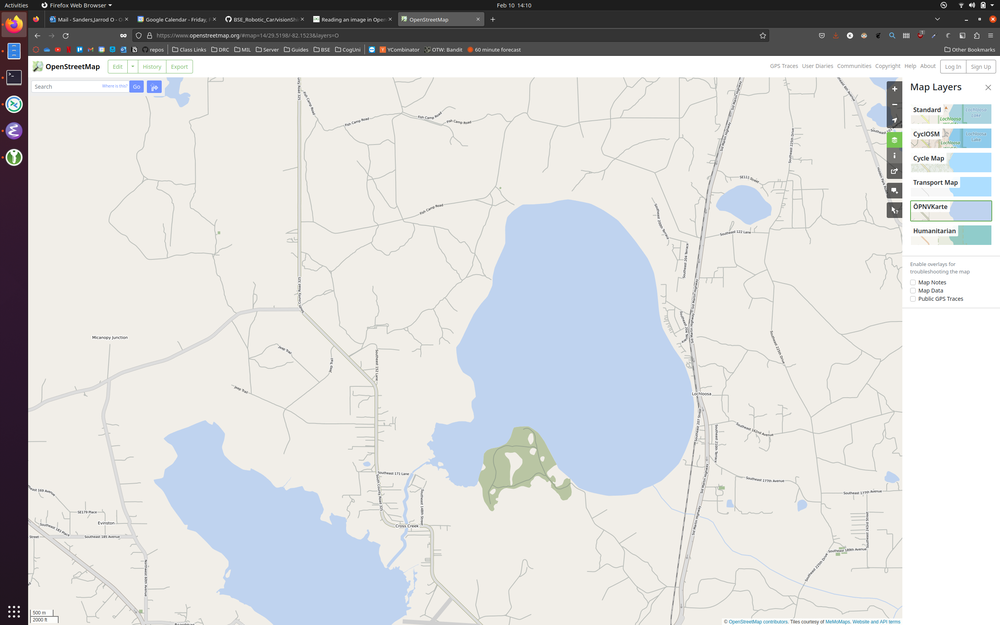
#> input picture maps_image_processing/map.png, 1000 x 625 px, shrunk from 2560 x 1600 before the run
$ python -i grip_newnans.py   (imports and definitions only)
#> lines starting #> are read from the running program, lines starting #| are printed output that depends on the picture
#> further down, picture is the input picture: shape (625, 1000, 3); mean B, G, R 212.8, 212.4, 211.6
import cv2
import numpy
import math
from enum import Enum

class Pipeline:
    """
    An OpenCV pipeline generated by GRIP.
    """

    def __init__(self):
        """initializes all values to presets or None if need to be set
        """

        self.__blur_type = BlurType.Box_Blur
        self.__blur_radius = 2.702702702702703

        self.blur_output = None

        self.__hsv_threshold_input = self.blur_output
        self.__hsv_threshold_hue = [45.32374100719425, 106.65534804753818]
        self.__hsv_threshold_saturation = [22.93165467625899, 203.04753820033955]
        self.__hsv_threshold_value = [20.638489208633093, 47.19015280135821]

        self.hsv_threshold_output = None

        self.__find_contours_input = self.hsv_threshold_output
        self.__find_contours_external_only = False

        self.find_contours_output = None

        self.__filter_contours_contours = self.find_contours_output
        self.__filter_contours_min_area = 10000.0
        self.__filter_contours_min_perimeter = 0.0
        self.__filter_contours_min_width = 0.0
        self.__filter_contours_max_width = 2.147483647E9
        self.__filter_contours_min_height = 0.0
        self.__filter_contours_max_height = 2.147483647E9
        self.__filter_contours_solidity = [0, 100]
        self.__filter_contours_max_vertices = 2.147483647E9
        self.__filter_contours_min_vertices = 0.0
        self.__filter_contours_min_ratio = 0.0
        self.__filter_contours_max_ratio = 1000.0

        self.filter_contours_output = None


    def process(self, source0):
        """
        Runs the pipeline and sets all outputs to new values.
        """
        # Step Blur0:
        self.__blur_input = source0
        (self.blur_output) = self.__blur(self.__blur_input, self.__blur_type, self.__blur_radius)

        # Step HSV_Threshold0:
        self.__hsv_threshold_input = self.blur_output
        (self.hsv_threshold_output) = self.__hsv_threshold(self.__hsv_threshold_input, self.__hsv_threshold_hue, self.__hsv_threshold_saturation, self.__hsv_threshold_value)

        # Step Find_Contours0:
        self.__find_contours_input = self.hsv_threshold_output
        (self.find_contours_output) = self.__find_contours(self.__find_contours_input, self.__find_contours_external_only)

        # Step Filter_Contours0:
        self.__filter_contours_contours = self.find_contours_output
        (self.filter_contours_output) = self.__filter_contours(self.__filter_contours_contours, self.__filter_contours_min_area, self.__filter_contours_min_perimeter, self.__filter_contours_min_width, self.__filter_contours_max_width, self.__filter_contours_min_height, self.__filter_contours_max_height, self.__filter_contours_solidity, self.__filter_contours_max_vertices, self.__filter_contours_min_vertices, self.__filter_contours_min_ratio, self.__filter_contours_max_ratio)


    @staticmethod
    def __blur(src, type, radius):
        """Softens an image using one of several filters.
        Args:
            src: The source mat (numpy.ndarray).
            type: The blurType to perform represented as an int.
            radius: The radius for the blur as a float.
        Returns:
            A numpy.ndarray that has been blurred.
        """
#> called with radius = 2.7
        if(type is BlurType.Box_Blur):
            ksize = int(2 * round(radius) + 1)
            return cv2.blur(src, (ksize, ksize))
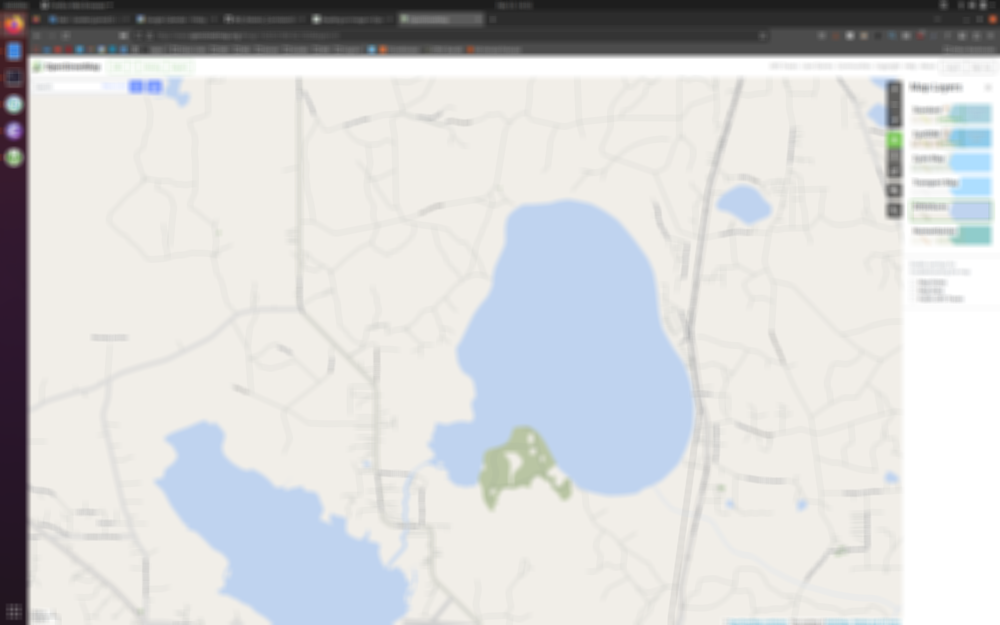
#> returned value: shape (625, 1000, 3); mean of channels 0, 1, 2 212.8, 212.4, 211.6; drawn as B, G, R
        elif(type is BlurType.Gaussian_Blur):
            ksize = int(6 * round(radius) + 1)
            return cv2.GaussianBlur(src, (ksize, ksize), round(radius))
        elif(type is BlurType.Median_Filter):
            ksize = int(2 * round(radius) + 1)
            return cv2.medianBlur(src, ksize)
        else:
            return cv2.bilateralFilter(src, -1, round(radius), round(radius))

    @staticmethod
    def __hsv_threshold(input, hue, sat, val):
        """Segment an image based on hue, saturation, and value ranges.
        Args:
            input: A BGR numpy.ndarray.
            hue: A list of two numbers the are the min and max hue.
            sat: A list of two numbers the are the min and max saturation.
            lum: A list of two numbers the are the min and max value.
        Returns:
            A black and white numpy.ndarray.
        """
        out = cv2.cvtColor(input, cv2.COLOR_BGR2HSV)
#> out: shape (625, 1000, 3); mean H, S, V 35.2, 16.6, 218.5
        return cv2.inRange(out, (hue[0], sat[0], val[0]),  (hue[1], sat[1], val[1]))
#> returned value: shape (625, 1000); every value is 0

    @staticmethod
    def __find_contours(input, external_only):
        """Sets the values of pixels in a binary image to their distance to the nearest black pixel.
        Args:
            input: A numpy.ndarray.
            external_only: A boolean. If true only external contours are found.
        Return:
            A list of numpy.ndarray where each one represents a contour.
        """
        if(external_only):
            mode = cv2.RETR_EXTERNAL
        else:
            mode = cv2.RETR_LIST
        method = cv2.CHAIN_APPROX_SIMPLE
        contours, hierarchy =cv2.findContours(input, mode=mode, method=method)
        return contours

    @staticmethod
    def __filter_contours(input_contours, min_area, min_perimeter, min_width, max_width,
                        min_height, max_height, solidity, max_vertex_count, min_vertex_count,
                        min_ratio, max_ratio):
        """Filters out contours that do not meet certain criteria.
        Args:
            input_contours: Contours as a list of numpy.ndarray.
            min_area: The minimum area of a contour that will be kept.
            min_perimeter: The minimum perimeter of a contour that will be kept.
            min_width: Minimum width of a contour.
            max_width: MaxWidth maximum width.
            min_height: Minimum height.
            max_height: Maximimum height.
            solidity: The minimum and maximum solidity of a contour.
            min_vertex_count: Minimum vertex Count of the contours.
            max_vertex_count: Maximum vertex Count.
            min_ratio: Minimum ratio of width to height.
            max_ratio: Maximum ratio of width to height.
        Returns:
            Contours as a list of numpy.ndarray.
        """
#> called with min_area = 10000, min_perimeter = 0, min_width = 0, max_width = 2.15e+09, min_height = 0, max_height = 2.15e+09, max_vertex_count = 2.15e+09, min_vertex_count = 0
        output = []
        for contour in input_contours:
            x,y,w,h = cv2.boundingRect(contour)
            if (w < min_width or w > max_width):
                continue
            if (h < min_height or h > max_height):
                continue
            area = cv2.contourArea(contour)
            if (area < min_area):
                continue
            if (cv2.arcLength(contour, True) < min_perimeter):
                continue
            hull = cv2.convexHull(contour)
            solid = 100 * area / cv2.contourArea(hull)
            if (solid < solidity[0] or solid > solidity[1]):
                continue
            if (len(contour) < min_vertex_count or len(contour) > max_vertex_count):
                continue
            ratio = (float)(w) / h
            if (ratio < min_ratio or ratio > max_ratio):
                continue
            output.append(contour)
        return output


BlurType = Enum('BlurType', 'Box_Blur Gaussian_Blur Median_Filter Bilateral_Filter')

>>> import cv2
>>> picture = cv2.imread('map.png')
>>> result = Pipeline().process(picture)
